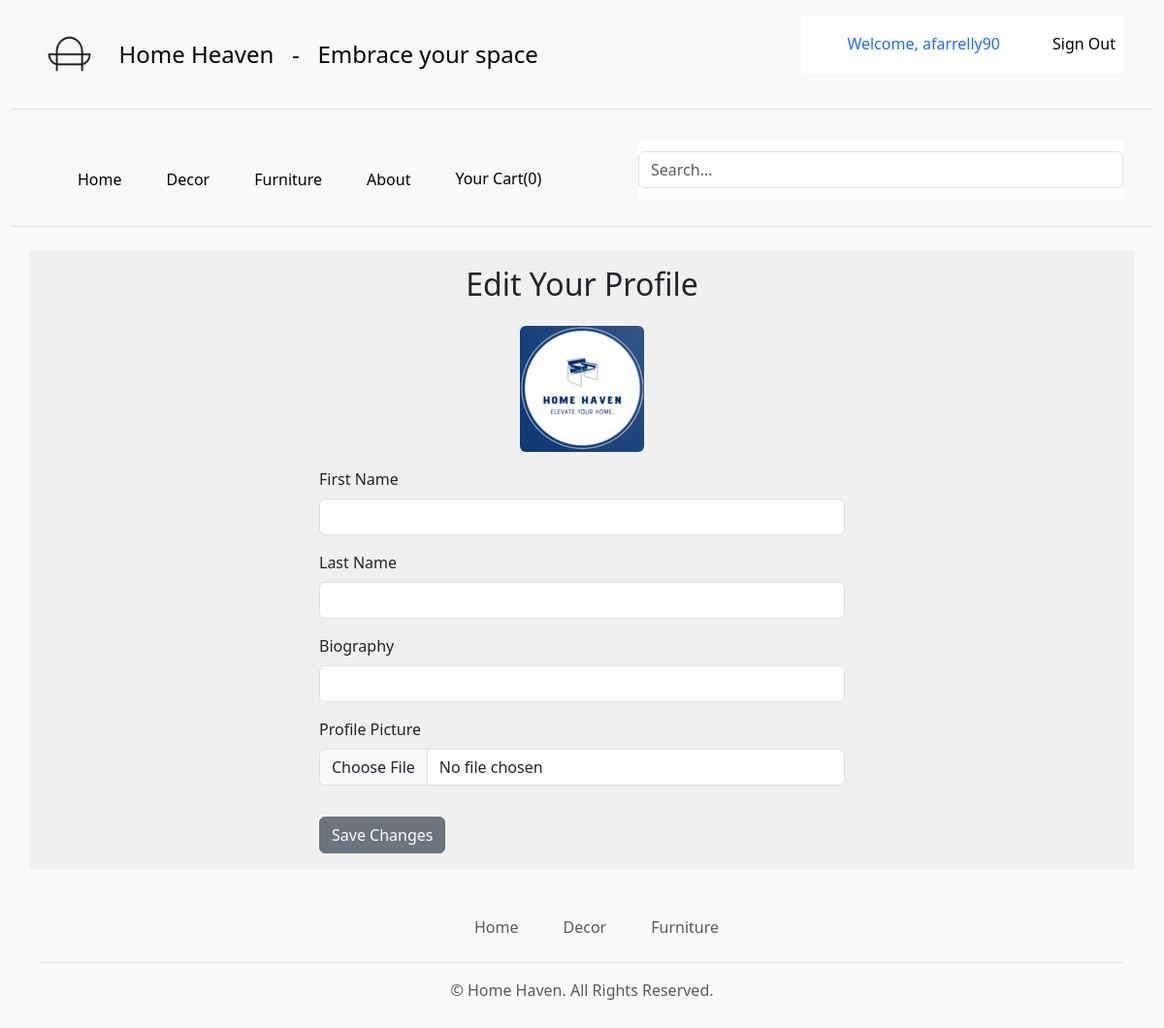
/accounts/profile_edit/3/ (signed in), run on the app's committed database.
### accounts/models.py (models this page shows, shortened)
class CustomUser(AbstractUser):
    dob = models.DateField(null=True, blank=True,verbose_name = 'Date of Birth')
    phone = models.CharField(max_length=10, blank=True, null=True, verbose_name='Phone Number')
    signup_date = models.DateTimeField(auto_now_add=True, blank = True, null= True)

class Profile(models.Model):
    user = models.OneToOneField(
        get_user_model(),
        null=True,
        on_delete=models.CASCADE,
    )
    fname = models.TextField(max_length=10,blank = True,
                             verbose_name = 'First Name')
    lname = models.TextField(max_length=10,blank = True,
                             verbose_name = 'First Name')
    biography = models.TextField(max_length=30,blank = True,
                            verbose_name = 'Biography')
    picture = models.ImageField(upload_to='profile', blank=True,
                                    verbose_name = 'Profile Picture')

### shop/models.py (models this page shows, shortened)
class Category(models.Model):
    id = models.UUIDField(primary_key=True,default=uuid.uuid4,editable=False)
    name = models.CharField(max_length=250, unique=True)
    description = models.TextField(blank = True)
    image = models.ImageField(upload_to = 'category', blank=True)
    class Meta:
        ordering = ('name',)
        verbose_name = 'category'
        verbose_name_plural = 'categories'
    def get_absolute_url(self):
        return reverse('shop:products_by_category', args=[self.id])

### accounts/views.py (the view, shortened to what this page needs)
# urls.py: path('profile_edit/<int:pk>/', ProfileUpdateView.as_view(), name='profile_edit'),
class ProfileUpdateView(LoginRequiredMixin,UpdateView):
    model = Profile
    form_class = CustomProfileChangeForm
    template_name = 'profile_edit.html'
    class Meta:
        labels = {
            'fname': 'First Name',
            'lname': 'Last Name',
            'biography': 'Biography',
            'picture': 'Profile Picture',
        }
        crispy_field_class = 'bg-info'

### accounts/forms.py
class CustomProfileChangeForm(UserChangeForm):
    class Meta:
        model = Profile
        fields = ('fname','lname','biography','picture')
        labels = {
            'fname': 'First Name',
            'lname': 'Last Name',
            'biography': 'Biography',
            'picture': 'Profile Picture',
        }
    def __init__(self, *args, **kwargs):
        super().__init__(*args, **kwargs)
        self.fields.pop('password', None) # Wasn't sure why password field was being included so just manually deleted it for each initialized form.

### cart/context_processors.py (called while the page is built)
def counter(request):
    item_count = 0
    if 'admin' in request.path:
        return {}
    try:
        cart = Cart.objects.get(cart_id=_cart_id(request))
        cart_items = CartItem.objects.filter(cart=cart)
        item_count = sum(cart_item.quantity for cart_item in cart_items)
    except Cart.DoesNotExist:
        item_count = 0
    return {'item_count': item_count}

### cart/views.py (called while the page is built)
def _cart_id(request):
    cart = request.session.session_key
    if not cart:
        cart = request.session.create()
    return cart

### shop/context_processors.py (called while the page is built)
def menu_links(request):
    categories = Category.objects.all()
    return {'categories':categories}

### accounts/templates/profile_edit.html (shortened to what this page needs)
{% extends "base.html" %}
{% load static %}
{% load crispy_forms_tags %}
{% block content %}
    <div class="container mt-4 info-box p-3">
        {% if request.user.is_authenticated %}
            {% if request.user == user.profile.user %}
                <div class="row justify-content-center">
                    <div class="col-lg-6">
                        <h2 class="text-center mb-4">Edit Your Profile</h2>
                        <div class="text-center mb-3">
                            <img src="{{ user.profile.picture.url }}" alt="Profile Picture" class="img-fluid rounded" style="max-height: 200px; max-width: 200px;">
                        </div>
                        <form method="post" enctype="multipart/form-data" class="profile_edit_form">
                            {{ form|crispy }}
                            <button type="submit" class="btn btn-secondary mt-3">
                                Save Changes
                            </button>
                        </form>
                    </div>
                </div>
            {% endif %}
        {% else %}
            <div class="row justify-content-center">
                <div class="col-lg-6">
                    <h1 class="text-center mb-4">You do not have permission to view this page.</h1>
                </div>
            </div>
        {% endif %}
    </div>
{% endblock %}

### shop/templates/navbar.html (shortened to what this page needs)
{% load static %}
<header class="py-3 mb-4 border-bottom">
  <div class="container d-flex flex-wrap justify-content-center">
    <a href="/" class="d-flex align-items-center mb-3 mb-lg-0 me-lg-auto link-body-emphasis text-decoration-none">
      <img src="{% static 'images/logo2.png' %}" alt="Home Decoration Store" class="bi me-2" width="60" height="50">
      <span class="fs-4">&nbsp&nbspHome Heaven &nbsp&nbsp- &nbsp Embrace your space</span>
    </a>
    <ul class="nav">
      <ul class="navbar">
        {% if user and user.is_authenticated %}
        <li class="nav-item">
          <div class="dropdown">
            <a href="#" class="nav-link" role="button">
              Welcome, {{ user.username }}
            </a>
          </div>
        </li>
        <li class="nav-item">
          <a href="{% url 'logout' %}" class="nav-link link-body-emphasis px-2">Sign Out </a>
        </li>
        {% endif %}
      </ul>
    </ul>
  </div>
</header>
<nav class="py-2 bg-body-tertiary border-bottom">
  <div class="container d-flex flex-wrap">
    <ul class="nav me-auto">
      <li class="nav-item"><a href="{% url 'shop:all_products' %}" class="nav-link link-body-emphasis px-2 active"
          aria-current="page">Home</a></li>
      {% for cat in categories %}
      <li class="nav-item"><a href="{{cat.get_absolute_url}}" class="nav-link link-body-emphasis px-2">{{cat.name}}</a>
      </li>
      {% endfor %}
      <li class="nav-item"><a href="#" class="nav-link link-body-emphasis px-2">About</a></li>
      <li class="nav-item text-center">
        <a class="nav-link link-body-emphasis px-2" href="{% url 'cart:cart_detail' %}">Your Cart({{ item_count|default:"0" }})</a>
      </li>
    </ul>
    <ul class="nav">
      <ul class="navbar search_bar">
        <form class="col-12 col-lg-auto mb-3 mb-lg-0" role="search" method="POST" action="{% url 'search-view' %}">
          <input class="form-control" type="search" placeholder="Search..." name="search_query" aria-label="Search">
        </form>
      </ul>
    </ul>
  </div>
</nav>

### shop/templates/footer.html (shortened to what this page needs)
  <div class="container">
    <footer class="py-3 my-4">
        <ul class="nav justify-content-center border-bottom pb-3 mb-3">
            <li class="nav-item"><a href="#" class="nav-link px-2 text-muted">Home</a></li>
            {% for cat in categories %}
            <li class="nav-item"><a  href="{{cat.get_absolute_url}}" class="nav-link px-2 text-muted">{{cat.name}}</a></li>
            {% endfor %}
          </ul>
            <p class="text-center text-muted">© Home Haven. All Rights Reserved.</p>
      </div>

### static/css/custom.css (style rules this page uses)
.container { max-width: 1200px; margin: 0 auto; padding: 0 20px; }
.info-box { background-color: rgb(240,240,240); }
.navbar { background-color: rgb(255, 255, 255); height: 60px; display: flex; justify-content: space-between; align-items: center; color: rgb(0, 0, 0); padding: 0 20px; align-content: center; line-height: 10px; margin-bottom: 20px; }
.nav-item { position: relative; text-decoration: none; margin-left: 30px; list-style: none; display: flex; align-items: center; }
.nav-item a { text-decoration: none; color: #2569fa; }
.search_bar { width: 500px; }
.search_bar input { width: 500px; }
.profile_edit_form textarea { resize: none; height: 30px; }

### data on the page
CustomUser: username "afarrelly90", profile.picture (picture)
Category: name "Decor"
Category: name "Furniture"

### other printed values
{{ item_count|default:"0" }} "0"
